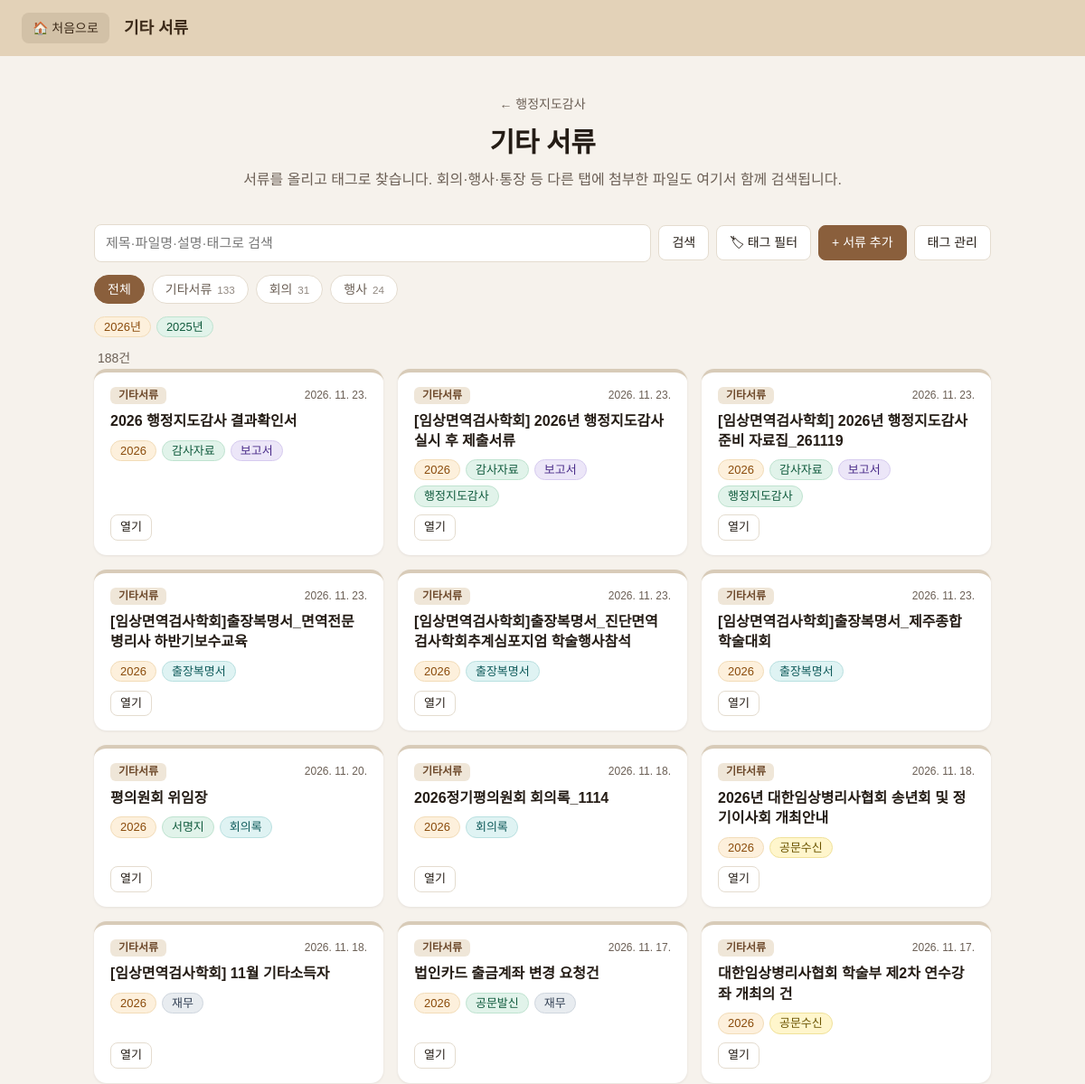
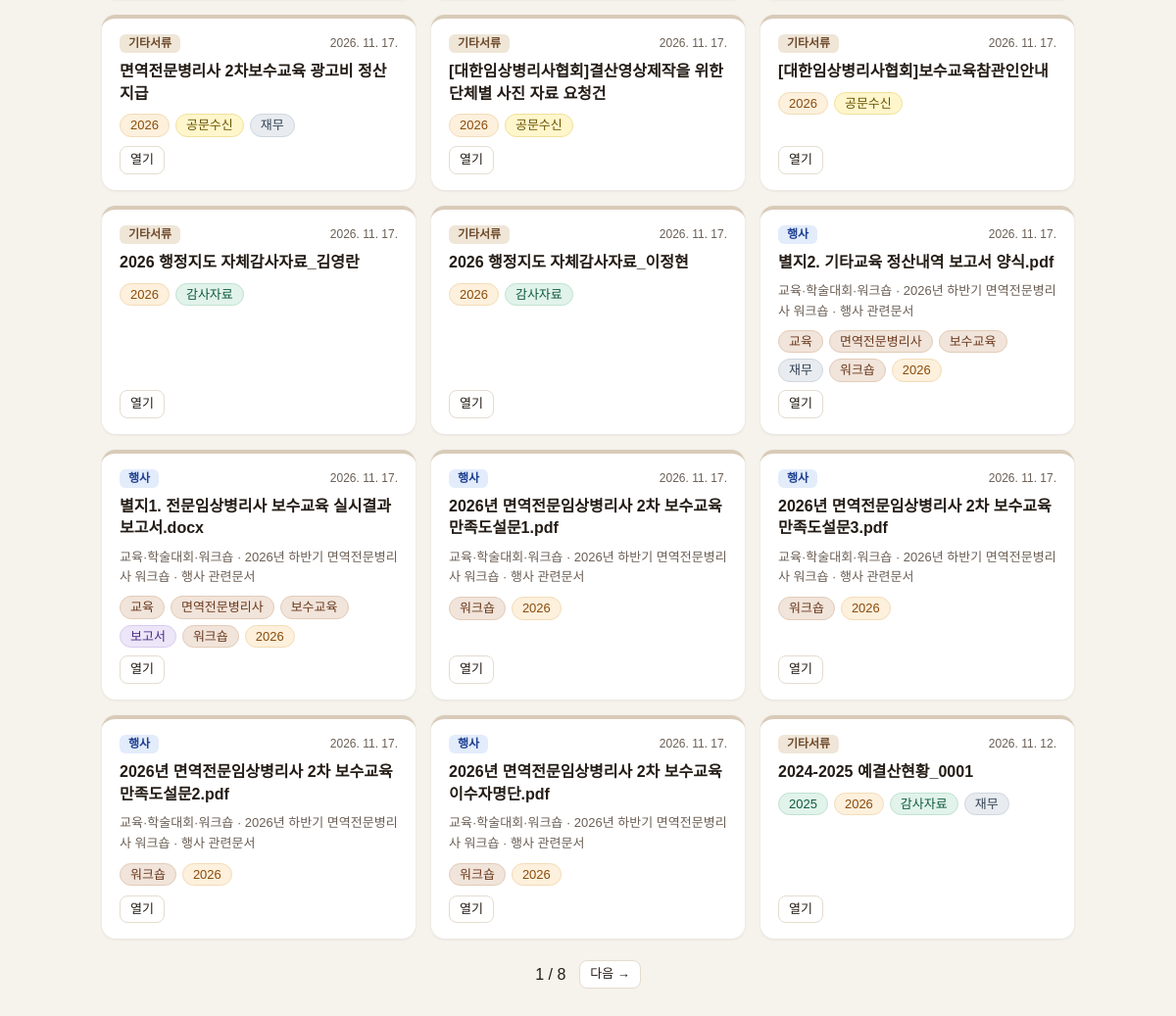
/audit/documents, run on the app's committed database (2 pictures, top to bottom).
### tables this page shows
CREATE TABLE tag_links (
    tag_id      INTEGER NOT NULL REFERENCES tags(id) ON DELETE CASCADE,
    target_type TEXT NOT NULL,
    target_id   INTEGER NOT NULL,
    PRIMARY KEY (tag_id, target_type, target_id)
);

CREATE TABLE tags (
    id       INTEGER PRIMARY KEY AUTOINCREMENT,
    name     TEXT NOT NULL,
    category TEXT NOT NULL, color INTEGER,             -- 문서종류 / 담당자 / 연도
    UNIQUE(name, category)
);

CREATE TABLE documents (
    id          INTEGER PRIMARY KEY AUTOINCREMENT,
    title       TEXT NOT NULL,
    description TEXT,
    is_active   INTEGER DEFAULT 1,
    created_at  TEXT DEFAULT CURRENT_TIMESTAMP,
    updated_at  TEXT DEFAULT CURRENT_TIMESTAMP
, drafted_on TEXT);

CREATE TABLE files (
    id            INTEGER PRIMARY KEY AUTOINCREMENT,
    original_name TEXT NOT NULL,
    stored_path   TEXT NOT NULL,
    file_type     TEXT,                 -- pdf / doc / img
    target_type   TEXT,                 -- meeting, event, document ...
    target_id     INTEGER,
    uploaded_at   TEXT DEFAULT CURRENT_TIMESTAMP
, note TEXT);

CREATE TABLE events (            -- 행사 (보수교육/학술대회/워크숍)
    id         INTEGER PRIMARY KEY AUTOINCREMENT,
    kind       TEXT NOT NULL,                  -- 보수교육 / 학술대회 / 워크숍
    name       TEXT,                           -- 행사명 (선택)
    held_on    TEXT NOT NULL,                  -- 일자 YYYY-MM-DD
    start_time TEXT,
    end_time   TEXT,
    place      TEXT,
    attendees  INTEGER
);

### routes/documents.py (the view)
@bp.route("/audit/documents")
def list_view():
    unlocked = auth.is_unlocked()
    q = request.args.get("q", "").strip()
    src = request.args.get("src", "all")
    mode = "any" if request.args.get("mode") == "any" else "all"
    selected = list(dict.fromkeys(t for t in request.args.getlist("tag") if t))
    with db() as conn:
        tctx = _tag_context(conn)
        items = _collect_items(conn, unlocked, tctx)
        popular = _popular_tags(conn, tctx)
        category_hints = _category_names(conn)
    counts = Counter(t["name"] for it in items for t in it["tags"])
    known = {}
    for it in items:
        for t in it["tags"]:
            known.setdefault(t["name"], (t["category"], t["color"]))
    for p in popular:                      # 아직 쓰이지 않은 태그도 선택지에 포함
        known.setdefault(p["name"], (p["category"], p["color"]))
    groups = {}
    for name, (category, color) in known.items():
        groups.setdefault(category, []).append({"key": name, "name": name, "count": counts.get(name, 0), "color": color})
    for tags in groups.values():
        tags.sort(key=lambda t: (-t["count"], t["name"]))
    tag_groups = sorted(({"name": c, "tags": tags, "total": sum(t["count"] for t in tags)}
                         for c, tags in groups.items()), key=lambda g: (-g["total"], g["name"]))
    all_tags = sorted((t for g in tag_groups for t in g["tags"]), key=lambda t: (-t["count"], t["name"]))
    by_name = {t["name"]: t for t in all_tags}
    result = items
    if src in SRC_NAMES:
        result = [it for it in result if it["src"] == src]
    else:
        src = "all"
    if q:
        terms = q.lower().split()
        result = [it for it in result if all(term in _haystack(it) for term in terms)]
    if selected:
        pick = all if mode == "all" else any
        result = [it for it in result if pick(k in {t["name"] for t in it["tags"]} for k in selected)]
    pages = max(1, math.ceil(len(result) / PAGE_SIZE))
    raw_page = request.args.get("page", "1")
    page = min(max(1, int(raw_page) if raw_page.isdigit() else 1), pages)
    shown = result[(page - 1) * PAGE_SIZE: page * PAGE_SIZE]
    def link(**override):
        params = {"q": q, "src": src, "mode": mode, "tag": selected, "page": 1}
        params.update(override)
        if params["src"] == "all":
            params.pop("src")
        if params["mode"] == "all":
            params.pop("mode")
        params = {k: v for k, v in params.items() if v not in ("", None, [])}
        if params.get("page") == 1:
            params.pop("page")
        return url_for("documents.list_view", **params)
    def toggle(key):
        return link(tag=[k for k in selected if k != key] if key in selected else selected + [key])
    year_tags = sorted((t for t in all_tags if _is_year(t["name"])), key=lambda t: t["name"], reverse=True)
    selected_chips = [{"key": k, "color": by_name[k]["color"] if k in by_name else 9}
                      for k in selected if not _is_year(k)]
    src_counts = Counter(it["src"] for it in items)
    return render_template(
        "documents.html", page=get_menu("documents"), items=shown, total=len(result), q=q, src=src, mode=mode,
        selected=selected, selected_chips=selected_chips, tag_groups=tag_groups, all_tags=all_tags,
        year_tags=year_tags, link=link, toggle=toggle, page_no=page, pages=pages, src_names=SRC_NAMES,
        src_counts=src_counts, popular=popular, category_hints=category_hints, cat_colors=tctx["cat"],
        accept=storage.ACCEPT_ATTR, unlocked=unlocked, default_year=datetime.now().year,
    )

### app.py (called while the page is built)
@app.context_processor
def inject_globals():
    return {"app_title": APP_TITLE, "menu": MENU}

### auth.py (called while the page is built, shortened)
def _get(key, default=None):
    with db() as conn:
        row = conn.execute("SELECT value FROM settings WHERE key = ?", (key,)).fetchone()
    return row["value"] if row else default

def password_is_set():
    return _get("money_password_hash") is not None

def is_unlocked():
    stamp = session.get("unlocked_at")
    if not stamp or session.get("epoch") != _get("lock_epoch", "0"):
        return False
    return time.time() - stamp < IDLE_SECONDS

@bp.before_app_request
def guard():
    if not request.path.startswith(PROTECTED_PATHS):
        return None

@bp.app_context_processor
def inject_lock_state():
    return {"unlocked": is_unlocked(), "password_set": password_is_set()}

### menu.py (called while the page is built)
def get_menu(key):
    for item in MENU:
        if item["key"] == key:
            return item
    return None

### models.py (called while the page is built)
def get_db():
    conn = sqlite3.connect(DB_PATH)
    conn.row_factory = sqlite3.Row
    conn.execute("PRAGMA foreign_keys = ON")
    return conn

@contextmanager
def db():
    conn = get_db()
    try:
        yield conn
        conn.commit()
    except Exception:
        conn.rollback()
        raise
    finally:
        conn.close()

### routes/documents.py (called while the page is built, shortened)
def _to_local(value):
    if not value:
        return None
    try:
        d = datetime.fromisoformat(value)
    except ValueError:
        return None
    if len(value) > 10 and "T" not in value and d.tzinfo is None:   # 'YYYY-MM-DD HH:MM:SS' = DB 기본 시각(UTC)
        d = d.replace(tzinfo=timezone.utc).astimezone().replace(tzinfo=None)
    return d

@bp.app_template_filter("kdatetime")
def kdatetime(value, mode="date"):
    if isinstance(value, str):
        value = _to_local(value)
    if not value:
        return ""
    text = f"{value.year}. {value.month}. {value.day}."
    return text + (f" {value:%H:%M}" if mode == "full" else "")

def _is_year(name):
    return bool(re.fullmatch(r"\d{4}", name))

def _category_colors(conn, names):
    colors = {r["name"]: r["color"] for r in conn.execute("SELECT name, color FROM tag_categories")}
    used = set(colors.values())
    for name in names:
        if name in colors:
            continue
    return colors

def _tag_context(conn):
    reg = {r["name"]: (r["category"], r["color"]) for r in conn.execute("SELECT name, category, color FROM tags")}
    names = list(dict.fromkeys(list(DEFAULT_CATEGORY_COLORS) + [c for c, _ in reg.values()]))
    return {"reg": reg, "cat": _category_colors(conn, names)}

### templates/documents.html (shortened to what this page needs)
{% extends "base.html" %}
{% from "_forms.html" import tag_editor %}
{% block header_title %}{{ page.title }}{% endblock %}
{% block content %}
<section class="intro">
  <a class="back no-print" href="{{ url_for('audit_home') }}">← 행정지도감사</a>
  <h1>{{ page.title }}</h1>
  <p class="no-print">서류를 올리고 태그로 찾습니다. 회의·행사·통장 등 다른 탭에 첨부한 파일도 여기서 함께 검색됩니다.</p>
</section>
<form id="filter-form" method="get" action="{{ url_for('documents.list_view') }}">
  <div class="searchbar no-print">
    <input type="search" name="q" value="{{ q }}" placeholder="제목·파일명·설명·태그로 검색" aria-label="검색어">
    <button class="btn">검색</button>
    <button type="button" class="btn" data-open-tagfilter>🏷 태그 필터{% if selected %} <span class="count">{{ selected|length }}</span>{% endif %}</button>
    <span class="searchbar-end">
      <button type="button" class="btn primary" data-open-add="doc-dialog">+ 서류 추가</button>
      <a class="btn" href="{{ url_for('documents.tag_manage') }}">태그 관리</a>
    </span>
  </div>
</form>
<div class="kind-filter no-print" aria-label="출처">
  <a class="pill {{ 'active' if src == 'all' }}" href="{{ link(src='all') }}">전체</a>
  {% for key, label in src_names.items() %}
    {% if key != 'money' or unlocked %}
    <a class="pill {{ 'active' if src == key }}" href="{{ link(src=key) }}">{{ '🔒 ' if key == 'money' }}{{ label }} <small>{{ src_counts.get(key, 0) }}</small></a>
    {% endif %}
  {% endfor %}
</div>
{% if year_tags or selected %}
<div class="chip-row no-print">
  {% for t in year_tags[:6] %}
    <a class="tag-chip tc{{ t.color }} {{ 'on' if t.key in selected }}" href="{{ toggle(t.key) }}">{{ t.name }}년</a>
  {% endfor %}
</div>
{% endif %}
<p class="summary no-print">
  {{ total }}건{% if q %} · 검색어 "{{ q }}"{% endif %}{% if selected %} · 태그 {{ selected|length }}개 ({{ '모두 포함' if mode == 'all' else '하나라도 포함' }}){% endif %}
</p>
{% if items %}
<div class="doc-grid">
  {% for it in items %}
  <article class="doc-card">
    <div class="doc-top">
      <span class="src-chip src-{{ it.src }}">{{ src_names[it.src] }}</span>
      <span class="doc-date">{{ it.date|kdatetime }}</span>
    </div>
    <h3><a href="{{ it.url }}">{{ it.title }}</a></h3>
    {% if it.src != 'doc' %}<p class="doc-source">{{ it.label }}</p>{% endif %}
    <div class="doc-tags">
      {% for t in it.tags[:6] %}
        <a class="tag-chip tc{{ t.color }} {{ 'on' if t.key in selected }}" href="{{ toggle(t.key) }}" title="{{ t.category }}">{{ t.name }}</a>
      {% endfor %}
    </div>
    <div class="doc-bottom"><a class="btn small" href="{{ it.url }}">열기</a></div>
  </article>
  {% endfor %}
</div>
{% if pages > 1 %}
<nav class="pager no-print" aria-label="쪽">
  <span>{{ page_no }} / {{ pages }}</span>
  {% if page_no < pages %}<a class="btn small" href="{{ link(page=page_no + 1) }}">다음 →</a>{% endif %}
</nav>
{% endif %}
{% else %}
<div class="empty"><p>{% if q or selected or src != 'all' %}조건에 맞는 서류가 없습니다. 검색어나 태그를 줄여 보세요.{% else %}등록된 서류가 없습니다. 오른쪽 위 [+ 서류 추가]로 첫 서류를 올리세요.{% endif %}</p></div>
{% endif %}
{% endblock %}

### static/style.css (style rules this page uses)
:root { --bg: #f6f2ec; --ink: #241c15; --muted: #6b5f55; --line: #e4dccf; --brand: #8a5f3c; --brand-dark: #6f4b2d; --card: #ffffff; --topbar-bg: #e3d2b8; --topbar-ink: #3d2b1a; }
* { box-sizing: border-box; }
html, body { margin: 0; }
body { background: var(--bg); color: var(--ink); font-family: "Pretendard", "Malgun Gothic", "Apple SD Gothic Neo", "Noto Sans KR", sans-serif; line-height: 1.6; }
a { color: inherit; text-decoration: none; }
.intro { text-align: center; margin-bottom: 36px; }
.intro h1 { margin: 6px 0 4px; font-size: 30px; letter-spacing: -0.01em; }
.intro p { margin: 0; color: var(--muted); }
.back { font-size: 14px; color: var(--muted); }
.btn { font: inherit; font-size: 14px; cursor: pointer; background: #fff; color: var(--ink); border: 1px solid var(--line); border-radius: 8px; padding: 7px 14px; }
.btn.primary { background: var(--brand); border-color: var(--brand); color: #fff; }
.btn.small { padding: 3px 10px; font-size: 13px; }
.summary { margin: 12px 4px 0; color: var(--muted); font-size: 14px; }
.kind-filter { display: flex; gap: 8px; margin-bottom: 14px; flex-wrap: wrap; }
.pill { padding: 4px 14px; border-radius: 999px; border: 1px solid var(--line); background: #fff; font-size: 14px; color: var(--muted); }
.pill.active { background: var(--brand); border-color: var(--brand); color: #fff; }
.searchbar { display: flex; gap: 8px; flex-wrap: wrap; align-items: center; margin-bottom: 14px; }
.searchbar input[type=search] { flex: 1; min-width: 220px; font: inherit; font-size: 15px; padding: 8px 12px; border: 1px solid var(--line); border-radius: 8px; color: var(--ink); background: #fff; }
.searchbar-end { margin-left: auto; display: flex; gap: 8px; }
.searchbar-end a.btn { display: inline-block; }
.kind-filter .pill small { opacity: .75; margin-left: 2px; }
.chip-row { display: flex; gap: 6px; flex-wrap: wrap; align-items: center; margin-bottom: 10px; }
.tag-chip { display: inline-flex; align-items: center; gap: 4px; font: inherit; font-size: 13px; line-height: 1.5; padding: 1px 10px; border-radius: 999px; border: 1px solid transparent; cursor: pointer; white-space: nowrap; }
.tc0 { background: #fdf0dc; color: #8a4b0b; border-color: #f2dcb8; }
.tc2 { background: #e1f3ea; color: #0f5a3c; border-color: #bfe3d0; }
.tc4 { background: #ece6f8; color: #4b2d8a; border-color: #d6cbef; }
.doc-grid { display: grid; grid-template-columns: repeat(auto-fill, minmax(290px, 1fr)); gap: 16px; }
.doc-card { background: var(--card); border-radius: 14px; padding: 16px 18px; display: flex; flex-direction: column; gap: 8px; box-shadow: 0 1px 3px rgba(36, 28, 21, .08); border-top: 4px solid #d8cbb8; }
.doc-top { display: flex; align-items: center; gap: 8px; font-size: 12px; }
.doc-date { margin-left: auto; color: var(--muted); }
.doc-card h3 { margin: 0; font-size: 16px; line-height: 1.4; word-break: break-all; }
.doc-source, .doc-desc { margin: 0; font-size: 13px; color: var(--muted); }
.doc-tags { display: flex; gap: 6px; flex-wrap: wrap; align-items: center; min-height: 26px; }
.doc-bottom { margin-top: auto; }
.doc-bottom a.btn { display: inline-block; }
.src-chip { display: inline-block; padding: 0 9px; border-radius: 6px; font-size: 12px; font-weight: 700; }
.src-doc { background: #efe6d8; color: #6f4b2d; }
.src-event { background: #e3ecfb; color: #1d3f91; }
.pager { display: flex; justify-content: center; align-items: center; gap: 14px; margin-top: 22px; }
.pager a.btn { display: inline-block; }
.tc7 { background: #dff3f3; color: #0e5a5a; border-color: #b9e0e0; }
.tc8 { background: #fff6cc; color: #6b5400; border-color: #f0e19a; }
.tc9 { background: #e8ecf0; color: #334155; border-color: #cfd6de; }
.tc10 { background: #f1e4da; color: #6b3a1f; border-color: #e2cbb8; }

### data on the page
tag_links: name "2026"
tag_links: name "2025"
documents: src_names "기타서류", date|kdatetime "2026. 11. 23.", title "2026 행정지도감사 결과확인서"
tags: name "2026" "2026" "2026" "2026" "2026" "2026" "2026" "2026" "2026" "2026" "2026" "2026" "2026" "2026" "2026" "2026" "2026" "2026", name "2026"
tags: name "감사자료" "감사자료" "감사자료" "감사자료" "감사자료" "감사자료"
tags: name "보고서" "보고서" "보고서" "보고서"
documents: src_names "기타서류", date|kdatetime "2026. 11. 23.", title "[임상면역검사학회] 2026년 행정지도감사 실시 후 제출서류"
tags: name "행정지도감사" "행정지도감사"
documents: src_names "기타서류", date|kdatetime "2026. 11. 23.", title "[임상면역검사학회] 2026년 행정지도감사 준비 자료집_261119"
documents: src_names "기타서류", date|kdatetime "2026. 11. 23.", title "[임상면역검사학회]출장복명서_면역전문병리사 하반기보수교육"
tags: name "출장복명서" "출장복명서" "출장복명서"
documents: src_names "기타서류", date|kdatetime "2026. 11. 23.", title "[임상면역검사학회]출장복명서_진단면역검사학회추계심포지엄 학술행사참석"
documents: src_names "기타서류", date|kdatetime "2026. 11. 23.", title "[임상면역검사학회]출장복명서_제주종합학술대회"
documents: src_names "기타서류", date|kdatetime "2026. 11. 20.", title "평의원회 위임장"
tags: name "서명지"
tags: name "회의록" "회의록"
documents: src_names "기타서류", date|kdatetime "2026. 11. 18.", title "2026정기평의원회 회의록_1114"
documents: src_names "기타서류", date|kdatetime "2026. 11. 18.", title "2026년 대한임상병리사협회 송년회 및 정기이사회 개최안내"
tags: name "공문수신" "공문수신" "공문수신" "공문수신" "공문수신"
documents: src_names "기타서류", date|kdatetime "2026. 11. 18.", title "[임상면역검사학회] 11월 기타소득자"
tags: name "재무" "재무" "재무" "재무" "재무"
documents: src_names "기타서류", date|kdatetime "2026. 11. 17.", title "법인카드 출금계좌 변경 요청건"
tags: name "공문발신"
documents: src_names "기타서류", date|kdatetime "2026. 11. 17.", title "대한임상병리사협회 학술부 제2차 연수강좌 개최의 건"
documents: src_names "기타서류", date|kdatetime "2026. 11. 17.", title "면역전문병리사 2차보수교육 광고비 정산 지급"
documents: src_names "기타서류", date|kdatetime "2026. 11. 17.", title "[대한임상병리사협회]결산영상제작을 위한 단체별 사진 자료 요청건"
documents: src_names "기타서류", date|kdatetime "2026. 11. 17.", title "[대한임상병리사협회]보수교육참관인안내"
documents: src_names "기타서류", date|kdatetime "2026. 11. 17.", title "2026 행정지도 자체감사자료_김영란"
documents: src_names "기타서류", date|kdatetime "2026. 11. 17.", title "2026 행정지도 자체감사자료_이정현"
files: src_names "행사", date|kdatetime "2026. 11. 17.", title "별지2. 기타교육 정산내역 보고서 양식.pdf", label "교육·학술대회·워크숍 · 2026년 하반기 면역전문병리사 워크숍 · 행사 관련문서"
tags: name "교육" "교육"
tags: name "면역전문병리사" "면역전문병리사"
tags: name "보수교육" "보수교육"
events: name "워크숍" "워크숍" "워크숍" "워크숍" "워크숍" "워크숍"
files: src_names "행사", date|kdatetime "2026. 11. 17.", title "별지1. 전문임상병리사 보수교육 실시결과 보고서.docx", label "교육·학술대회·워크숍 · 2026년 하반기 면역전문병리사 워크숍 · 행사 관련문서"
files: src_names "행사", date|kdatetime "2026. 11. 17.", title "2026년 면역전문임상병리사 2차 보수교육 만족도설문1.pdf", label "교육·학술대회·워크숍 · 2026년 하반기 면역전문병리사 워크숍 · 행사 관련문서"
files: src_names "행사", date|kdatetime "2026. 11. 17.", title "2026년 면역전문임상병리사 2차 보수교육 만족도설문3.pdf", label "교육·학술대회·워크숍 · 2026년 하반기 면역전문병리사 워크숍 · 행사 관련문서"
files: src_names "행사", date|kdatetime "2026. 11. 17.", title "2026년 면역전문임상병리사 2차 보수교육 만족도설문2.pdf", label "교육·학술대회·워크숍 · 2026년 하반기 면역전문병리사 워크숍 · 행사 관련문서"
files: src_names "행사", date|kdatetime "2026. 11. 17.", title "2026년 면역전문임상병리사 2차 보수교육 이수자명단.pdf", label "교육·학술대회·워크숍 · 2026년 하반기 면역전문병리사 워크숍 · 행사 관련문서"
documents: src_names "기타서류", date|kdatetime "2026. 11. 12.", title "2024-2025 예결산현황_0001"
tags: name "2025"

### other printed values
{{ page.title }} "기타 서류"
{{ label }} "기타서류" "회의" "행사"
{{ src_counts.get(key, 0) }} "133" "31" "24"
{{ total }} "188"
{{ page_no }} "1"
{{ pages }} "8"
